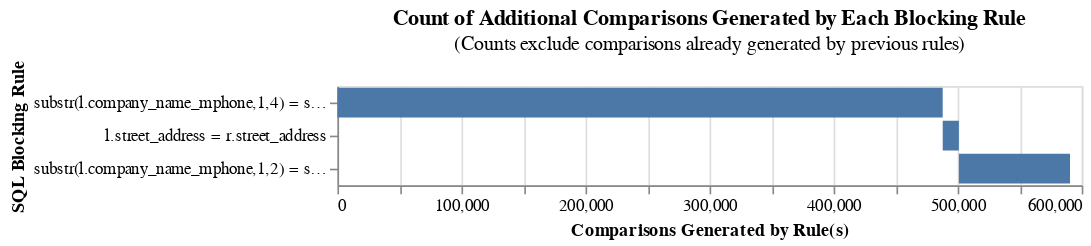

The cell this chart's notebook holds for it:
### Code cell
cumulative_comparisons_to_be_scored_from_blocking_rules_chart(
    table_or_tables=[sec_match_df, eia_match_df],
    blocking_rules=BLOCKING_RULES,
    db_api=db_api,
    unique_id_column_name='record_id',
    link_type="link_only",
)

### Figure 1 — Vega-Lite specification as saved in the notebook (floating-point values rounded to 4 significant figures)
{"config": {"view": {"continuousWidth": 300, "continuousHeight": 300}}, "data": {"name": "data-c9738a9d1eccd268140e81d460277b02"}, "mark": "bar", "encoding": {"order": {"field": "cumulative_rows"}, "tooltip": [{"field": "blocking_rule", "title": "SQL Condition", "type": "nominal"}, {"field": "row_count", "format": ",", "title": "Comparisons Generated", "type": "quantitative"}, {"field": "cumulative_rows", "format": ",", "title": "Cumulative Comparisons", "type": "quantitative"}, {"field": "cartesian", "format": ",", "title": "Total comparisons in Cartesian product", "type": "quantitative"}], "x": {"field": "start", "title": "Comparisons Generated by Rule(s)", "type": "quantitative"}, "x2": {"field": "cumulative_rows"}, "y": {"field": "blocking_rule", "sort": ["-x2"], "title": "SQL Blocking Rule"}}, "height": {"step": 20}, "title": {"text": "Count of Additional Comparisons Generated by Each Blocking Rule", "subtitle": "(Counts exclude comparisons already generated by previous rules)"}, "width": 450, "$schema": "https://vega.github.io/schema/vega-lite/v5.9.3.json", "datasets": {"data-c9738a9d1eccd268140e81d460277b02": [{"blocking_rule": "substr(l.company_name_mphone,1,4) = substr(r.company_name_mphone,1,4)", "row_count": 487944, "cumulative_rows": 487944, "cartesian": 1270622346, "match_key": "0", "start": 0}, {"blocking_rule": "l.street_address = r.street_address", "row_count": 13016, "cumulative_rows": 500960, "cartesian": 1270622346, "match_key": "1", "start": 487944}, {"blocking_rule": "substr(l.company_name_mphone,1,2) = substr(r.company_name_mphone,1,2) and l.city = r.city", "row_count": 89615, "cumulative_rows": 590575, "cartesian": 1270622346, "match_key": "2", "start": 500960}]}}
